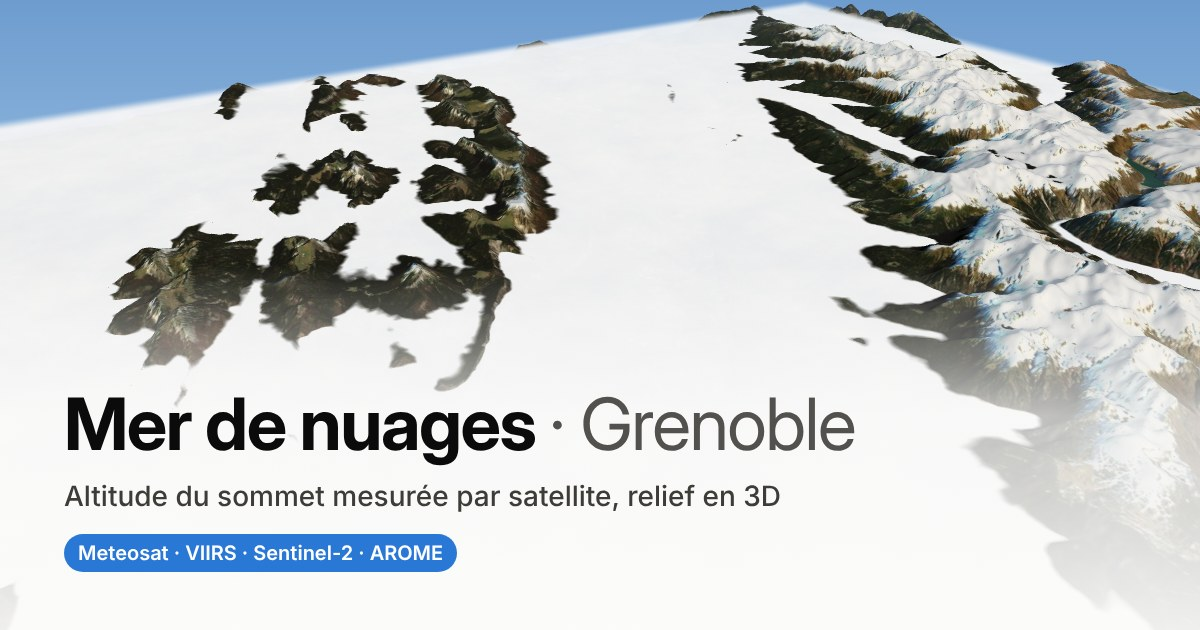
#> input picture web/apercu.jpg, 1200 x 630 px
$ python -i mer2nuages.py   (imports and definitions only)
#> lines starting #> are read from the running program, lines starting #| are printed output that depends on the picture
"""
mer2nuages — estimation de l'altitude du sommet d'une mer de nuages autour de Grenoble
à partir d'une image satellite (ici Sentinel-2 L2A) et d'un modèle numérique de terrain.

Principe : le bord d'une mer de nuages épouse les courbes de niveau. On construit un masque
"nuage bas" puis on cherche l'altitude H qui sépare au mieux nuage (terrain < H) et sol
dégagé (terrain > H). On calcule aussi l'altitude du terrain le long des bords du nuage,
globalement et par maille de 5 km (pour voir si la couche est inclinée).

Usage : python3 mer2nuages.py S2B_31TGL_20241104_0_L2A [...]
"""
import sys, json, numpy as np, rasterio
from rasterio.windows import from_bounds
from rasterio.enums import Resampling
from rasterio.warp import reproject
from rasterio.transform import from_origin
from scipy import ndimage

S2_BASE = "https://sentinel-cogs.s3.us-west-2.amazonaws.com/sentinel-s2-l2a-cogs/31/T"
S2 = f"{S2_BASE}/GL"               # tuile principale 31TGL (Grenoble, Grésivaudan, Belledonne)
# La zone déborde de 31TGL à l'ouest et au sud : tuiles voisines du même passage, en complément
TUILES_VOISINES = ("FL", "GK", "FK")
DEM = "https://copernicus-dem-30m.s3.amazonaws.com/Copernicus_DSM_COG_10_N{lat}_00_E00{lon}_00_DEM/Copernicus_DSM_COG_10_N{lat}_00_E00{lon}_00_DEM.tif"
CRS = "EPSG:32631"
# Grenoble, Grésivaudan, Chartreuse, Vercors, Belledonne, Voironnais, Chambéry, Matheysine
# (zone d'origine 699960-759960 x 4990200-5045000, élargie de 10 km de chaque côté le 01/11/2026)
AOI = (689960, 4980200, 769960, 5055000)
RES = 20.0
W, H = int((AOI[2] - AOI[0]) / RES), int((AOI[3] - AOI[1]) / RES)
# [1 line that did not run here, left out]


def lire_s2(scene, fichier, bandes=1, out_shape=None):
    """Lit un fichier d'une scène 31TGL sur la zone, complété par les tuiles voisines du même passage
    (même date, même satellite) là où 31TGL n'a pas de données. 0 = pas de donnée."""
    y, m = scene.split("_")[2][:4], str(int(scene.split("_")[2][4:6]))
    out_shape = out_shape or (H, W)
    out = None
    for tuile in ("GL",) + TUILES_VOISINES:
        sc = scene.replace("_31TGL_", f"_31T{tuile}_")
        try:
            with rasterio.open(f"{S2_BASE}/{tuile}/{y}/{m}/{sc}/{fichier}") as s:
                idx = 1 if bandes == 1 else list(range(1, bandes + 1))
                a = s.read(idx, window=from_bounds(*AOI, s.transform), out_shape=out_shape if bandes == 1 else (bandes,) + out_shape,
                           resampling=Resampling.average, boundless=True, fill_value=0)
        except Exception as e:
            if tuile == "GL":
                print(f"  Sentinel-2 : {sc}/{fichier} illisible ({e})")
            continue                       # tuile voisine absente pour ce passage
        if out is None:
            out = a
        else:
            vide = (out == 0) if bandes == 1 else (out == 0).all(axis=0, keepdims=True)
            out = np.where(vide, a, out)
    if out is None:
        raise FileNotFoundError(f"{scene}/{fichier}")
    return out


def read_band(scene, band, scale=1e-4):
    return lire_s2(scene, f"{band}.tif").astype("float32") * scale


# [14 lines left out: function load_dem, not called in this run]


def cloud_mask(scene):
    """Nuage bas d'eau liquide : brillant dans le visible, brillant aussi en SWIR (B11).
    La neige est brillante dans le visible mais sombre en SWIR (NDSI élevé)."""
    g, swir, blue = read_band(scene, "B03"), read_band(scene, "B11"), read_band(scene, "B02")
    valid = (g > 0) & (swir > 0)
    ndsi = (g - swir) / np.maximum(g + swir, 1e-6)
    cloud = valid & (g > 0.20) & (blue > 0.20) & (ndsi < 0.25) & (swir > 0.15)
    # nettoyage morphologique (bruit, routes, toits)
    cloud = ndimage.binary_opening(cloud, iterations=2)
    cloud = ndimage.binary_closing(cloud, iterations=2)
    return cloud, valid, ndsi


# [100 lines left out: functions estimate, figure, not called in this run]


# [10 lines not run here, left out]

>>> import cv2
>>> picture = cv2.imread('web/apercu.jpg', cv2.IMREAD_GRAYSCALE)
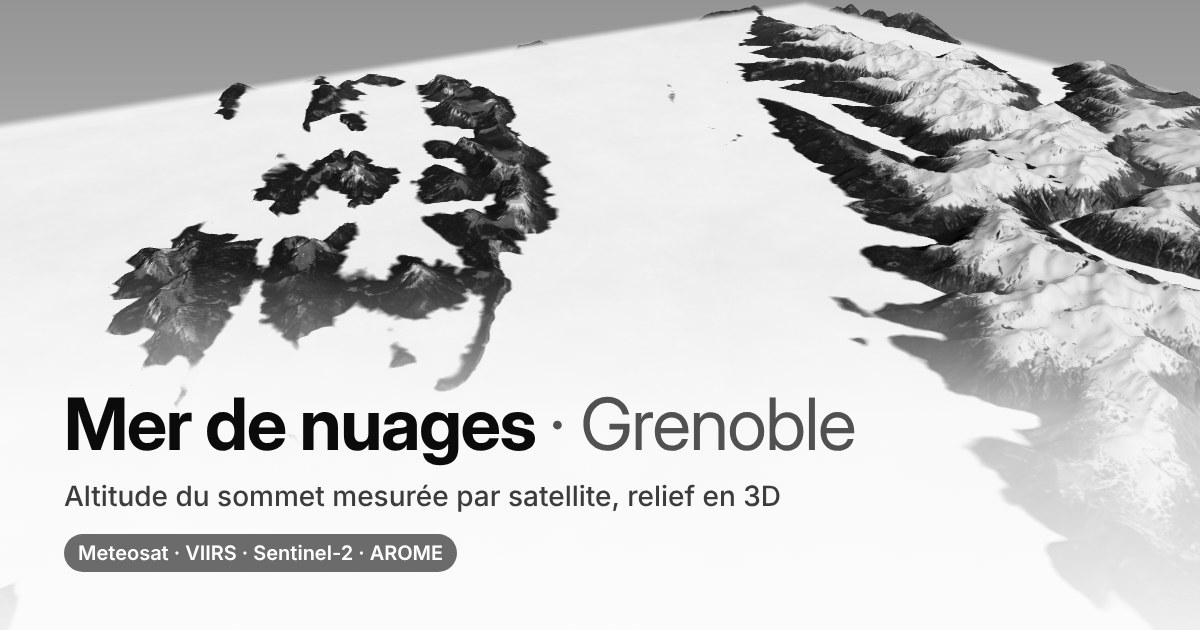
#> picture: shape (630, 1200); min 0, max 255, mean 198.7
>>> result = cloud_mask(picture)
#> (the run stopped early here; a loop or call above may not have finished)
